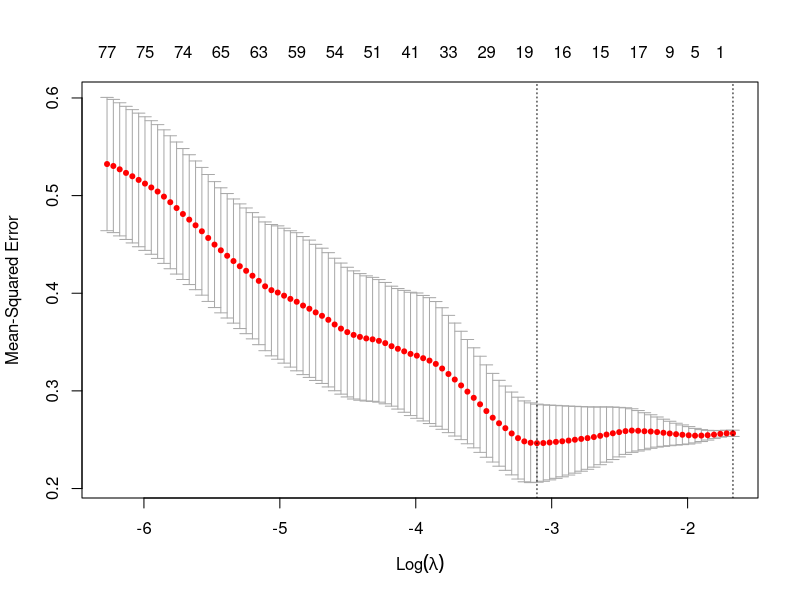
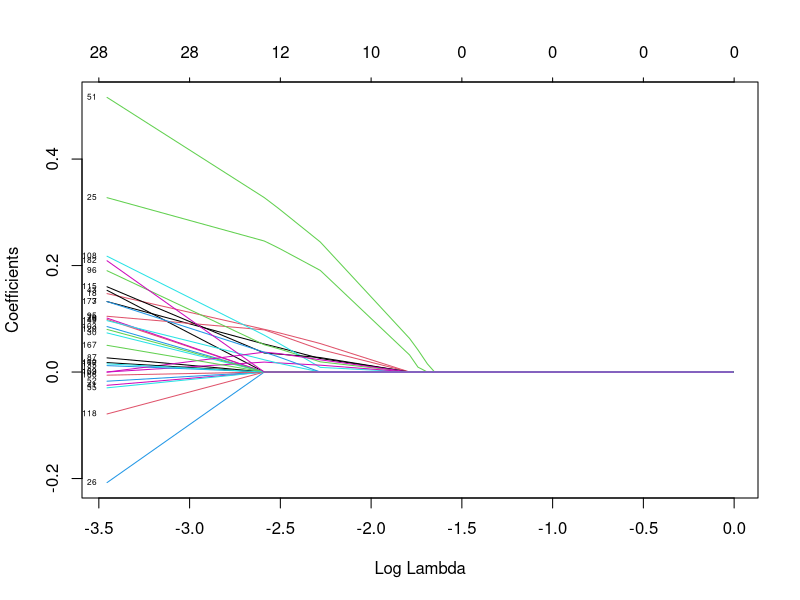

Source code (R) for these figures, in order:
#activating appropriate libraries
library(glmnet)
library(readxl)
library(data.table)
library(ggplot2)

#upload file
log2_abundance_189_chems <- read_excel("log2_abundance_189_chems.xlsx")
chemicals <- log2_abundance_189_chems[,2:191]

#setting training data
size = floor(0.8 * nrow(chemicals))

set.seed(100)
train_ind = sample(seq_len(nrow(chemicals)), size = size)

train = chemicals[train_ind,]
x_train = train[,1:189]
x_train = sapply(x_train, as.numeric)
y_train = train[,190]

#creating dependent variable for training data
#ctrl = 0, case = 1
y_train[y_train == "case"] <- "1"
y_train[y_train == 'ctrl']<- "0"
y_train = sapply(y_train, as.numeric)

#creating testing data
test = chemicals[-train_ind,]
x_test = test[,1:189]
x_test = sapply(x_test, as.numeric)

#creating dependent vairable for testing data
y_test = test[,190]
y_test[y_test == "case"] <- "1"
y_test[y_test == 'ctrl']<- "0"
y_test = sapply(y_test, as.numeric)


#preparing data sets for cross validation
chemnum = sapply(chemicals, as.numeric)
ynum = chemicals[,190]
ynum[ynum == "case"] <- "1"
ynum[ynum == 'ctrl']<- "0"
ynum = sapply(ynum, as.numeric)
y = data.frame(ynum)
new_data =  as.matrix(chemnum[,-190])

#cross validation
cv_model = cv.glmnet(as.matrix(new_data), ynum,
                     alpha = 1, nfolds = 10)

#cross validation model
plot(cv_model)

optimal_model = glmnet(as.matrix(chemnum[, -190]), ynum, alpha = 1, lambda = cv_model$lambda.min)



#getting the optimal lambda
predictions = predict(optimal_model, newx = new_data, s = cv_model$lambda.min)

fitt = glmnet(x_train, y_train, alpha = 1, lambda = predictions,
             family = "binomial")

plot(fitt, xvar = 'lambda', label = T )

#feature selection
c = coef(cv_model, s = 'lambda.min', exact = TRUE)
inds = which(c!=0)
variables = row.names(c)[inds]
variables = variables [!variables %in% '(Intercept)']
variables


